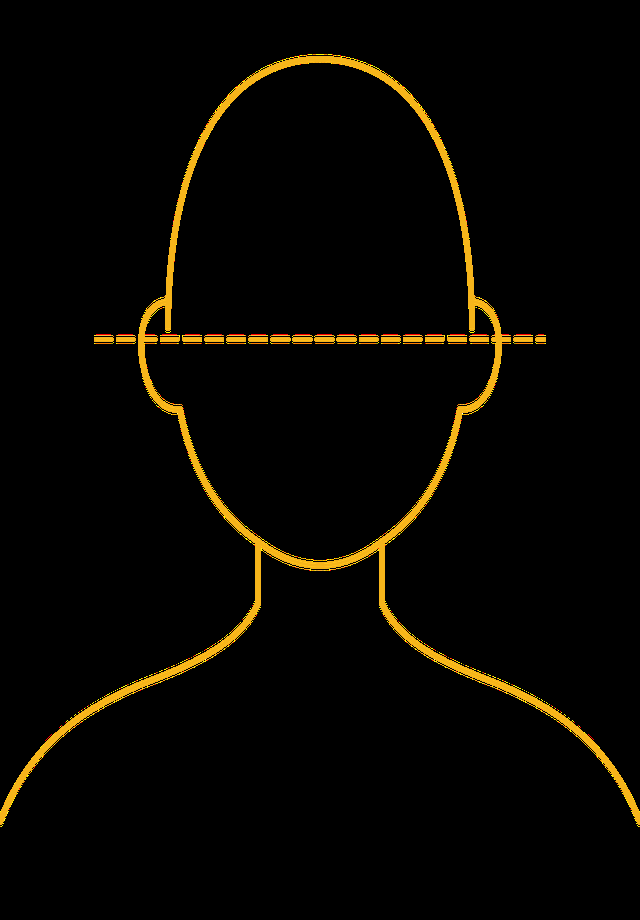
#> input picture alipay/images/id-photo-camera-guide.png, 640 x 920 px
$ python -i portrait_quality.py   (imports and definitions only)   (older library calls are emulated)
#> lines starting #> are read from the running program, lines starting #| are printed output that depends on the picture; after the words box and inside, x2 and y2 are one past the last pixel; in counts of white or black regions, pixels touching at a corner belong together
#> further down, picture is the input picture: shape (920, 640, 3); mean B, G, R 0.8, 6.2, 8.6
"""真人证件照 / 职业形象照质量校验与人像 mask 后处理。"""
import io
import math

import cv2
import numpy as np
from PIL import Image, ImageFilter


MESSAGES = {
    "INVALID_INPUT_NOT_REAL_PERSON": "当前图片不适合生成证件照/职业形象照，请上传单人正面真人照片。",
    "INVALID_INPUT_ANIME_OR_CARTOON": "当前图片不适合生成证件照/职业形象照，请上传单人正面真人照片。",
    "NO_FACE_DETECTED": "未检测到清晰人脸，请上传正面半身照。",
    "MULTIPLE_FACES_DETECTED": "检测到多个人脸，请上传单人照片。",
    "LOW_FACE_CONFIDENCE": "未检测到清晰人脸，请上传正面半身照。",
    "SHOULDER_MISSING": "照片肩部区域不足，建议上传包含头部和双肩的半身照。",
    "SEGMENTATION_INCOMPLETE": "主体识别不完整，请上传清晰的单人正面半身照后重试。",
    "MASK_TOO_SMALL": "主体识别不完整，请上传清晰的单人正面半身照后重试。",
    "MASK_FACE_MISSING": "主体识别不完整，请上传清晰的单人正面半身照后重试。",
    "IMAGE_TOO_BLURRY": "图片清晰度较低，建议更换更清晰的照片。",
    "HEADSHOT_LAYOUT_INVALID": "当前照片构图不适合生成标准头肩证件照，请上传更清晰的正面半身照片后重试。",
}


class PortraitQualityError(ValueError):
    # [5 lines left out: function __init__, not called in this run]


def _fail(code, quality=None, status_code=400):
    raise PortraitQualityError(code, quality, status_code)


# [55 lines left out: functions _decode_bgr, _merge_faces, _detect_faces, not called in this run]


def _local_std(gray):
    gray_f = gray.astype(np.float32)
    mean = cv2.blur(gray_f, (7, 7))
    sq_mean = cv2.blur(gray_f * gray_f, (7, 7))
    return np.sqrt(np.maximum(sq_mean - mean * mean, 0))


def _looks_like_illustration(bgr, face_box=None):
    h, w = bgr.shape[:2]
#> h = 920; w = 640
    scale = min(1.0, 320.0 / max(w, h))
#> scale = 0.348
    sample = cv2.resize(bgr, (max(1, int(w * scale)), max(1, int(h * scale))), interpolation=cv2.INTER_AREA)
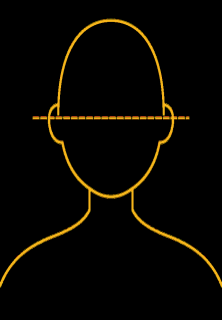
#> sample: shape (320, 222, 3); mean B, G, R 0.8, 6.2, 8.6
    hsv = cv2.cvtColor(sample, cv2.COLOR_BGR2HSV)
#> hsv: shape (320, 222, 3); mean H, S, V 1.1, 12.8, 8.6
    sat_mean = float(np.mean(hsv[:, :, 1]))
#> sat_mean = 12.84
    gray = cv2.cvtColor(sample, cv2.COLOR_BGR2GRAY)
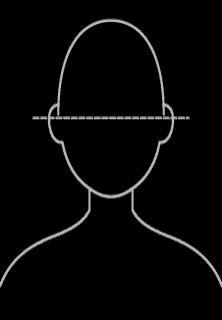
#> gray: shape (320, 222); min 0, max 188, mean 6.3
    edges = cv2.Canny(gray, 60, 140)
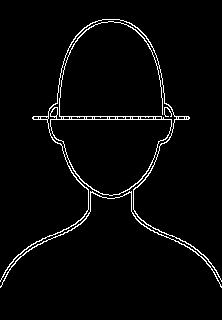
#> edges: shape (320, 222); 3% white in thin lines or dots, all inside (x1, y1, x2, y2) = (0, 19, 222, 288)
    edge_density = float(np.mean(edges > 0))
#> edge_density = 0.0305
    flat_ratio = float(np.mean(_local_std(gray) < 5.5))
#> in _local_std, `mean = cv2.blur(gray_f, (7, 7))`:
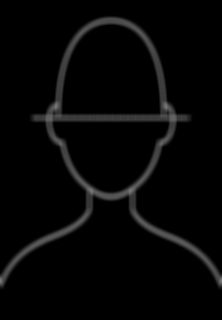
#> mean: shape (320, 222) float32; min 0, max 120, mean 6.3
#> in _local_std, `sq_mean = cv2.blur(gray_f * gray_f, (7, 7))`:
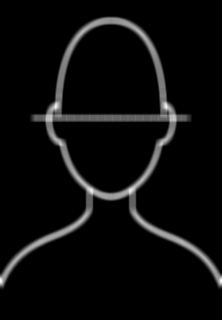
#> sq_mean: shape (320, 222) float32; min 0, max 19850.2, mean 934.6; drawn with min black and max white
#> in _local_std, `return np.sqrt(np.maximum(sq_mean - mean * mean, 0))`:
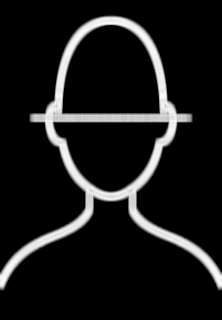
#> returned value: shape (320, 222) float32; min 0, max 81.67, mean 8.1; drawn with min black and max white
#> flat_ratio = 0.862

    if face_box is not None:
        x, y, fw, fh = face_box
        x1, y1 = max(0, x), max(0, y)
        x2, y2 = min(w, x + fw), min(h, y + fh)
        if x2 > x1 and y2 > y1:
            patch = bgr[y1:y2, x1:x2]
            patch_gray = cv2.cvtColor(patch, cv2.COLOR_BGR2GRAY)
            patch_local_std = _local_std(patch_gray)
            patch_flat = float(np.mean(patch_local_std < 5.5))
            patch_texture = float(np.mean(patch_local_std))
            patch_gray_std = float(np.std(patch_gray))
            patch_hsv = cv2.cvtColor(patch, cv2.COLOR_BGR2HSV)
            patch_sat = float(np.mean(patch_hsv[:, :, 1]))
            if patch_flat < 0.66 and patch_texture > 5.8 and patch_gray_std > 32:
                return False
            if patch_flat > 0.72 and patch_sat > 34 and edge_density > 0.035:
                return True

    return (flat_ratio > 0.70 and sat_mean > 35 and edge_density > 0.01) or (
        flat_ratio > 0.62 and sat_mean > 42 and edge_density > 0.035
    )


# [284 lines left out: functions validate_portrait_input, classify_image_type, is_illustration_like, _component_stats, refine_alpha, validate_segmentation_mask and 1 more, not called in this run]


def _clamp_int(value, low, high):
    return int(max(low, min(high, value)))


# [172 lines left out: functions get_headshot_crop_box, get_portrait_crop_box, compose_headshot, not called in this run]

>>> import cv2
>>> picture = cv2.imread('../../../../alipay/images/id-photo-camera-guide.png')
>>> result = _looks_like_illustration(picture)
#> result = False
